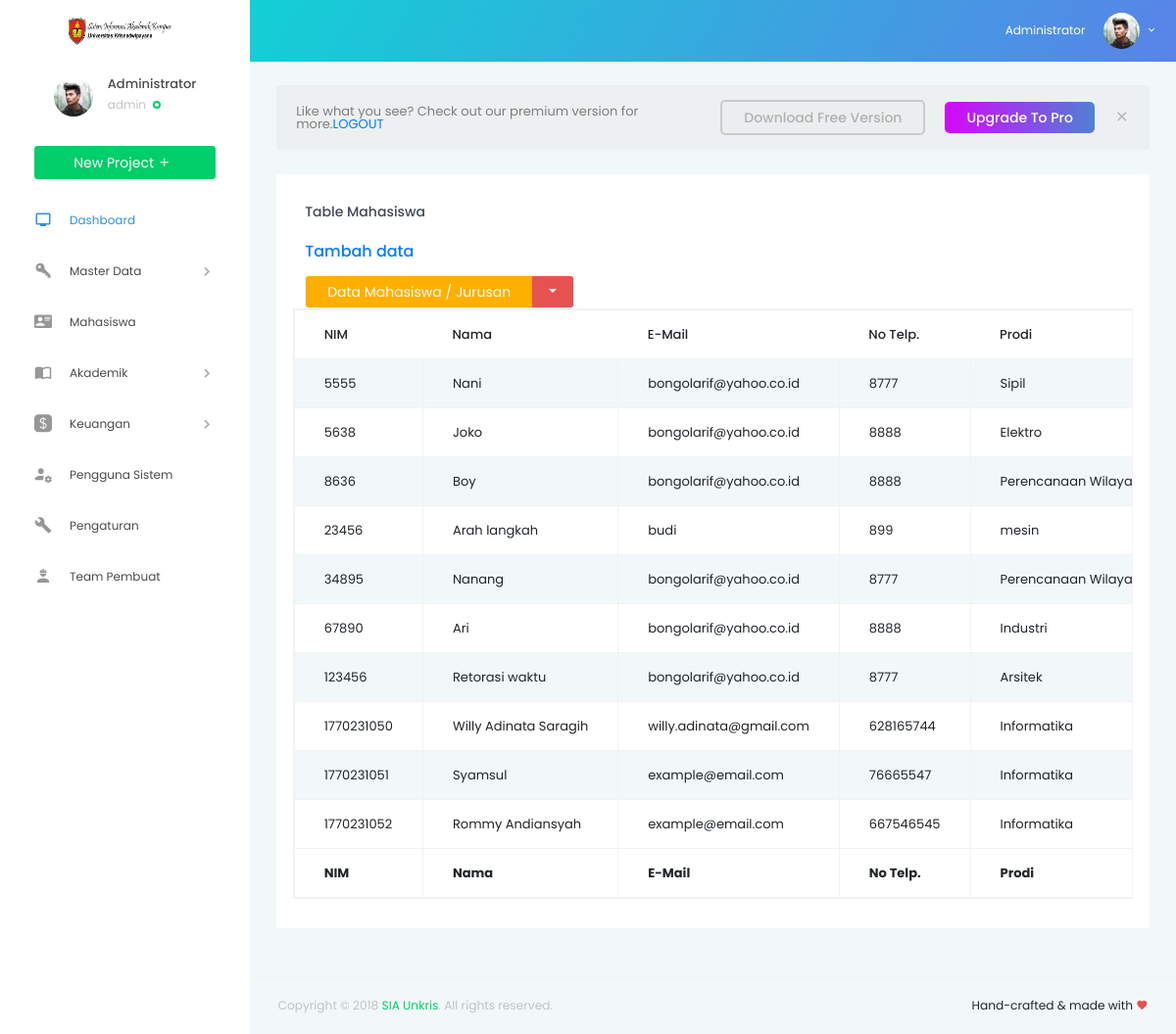
Page /mahasiswa/index.php (signed in) on the earlier database version.
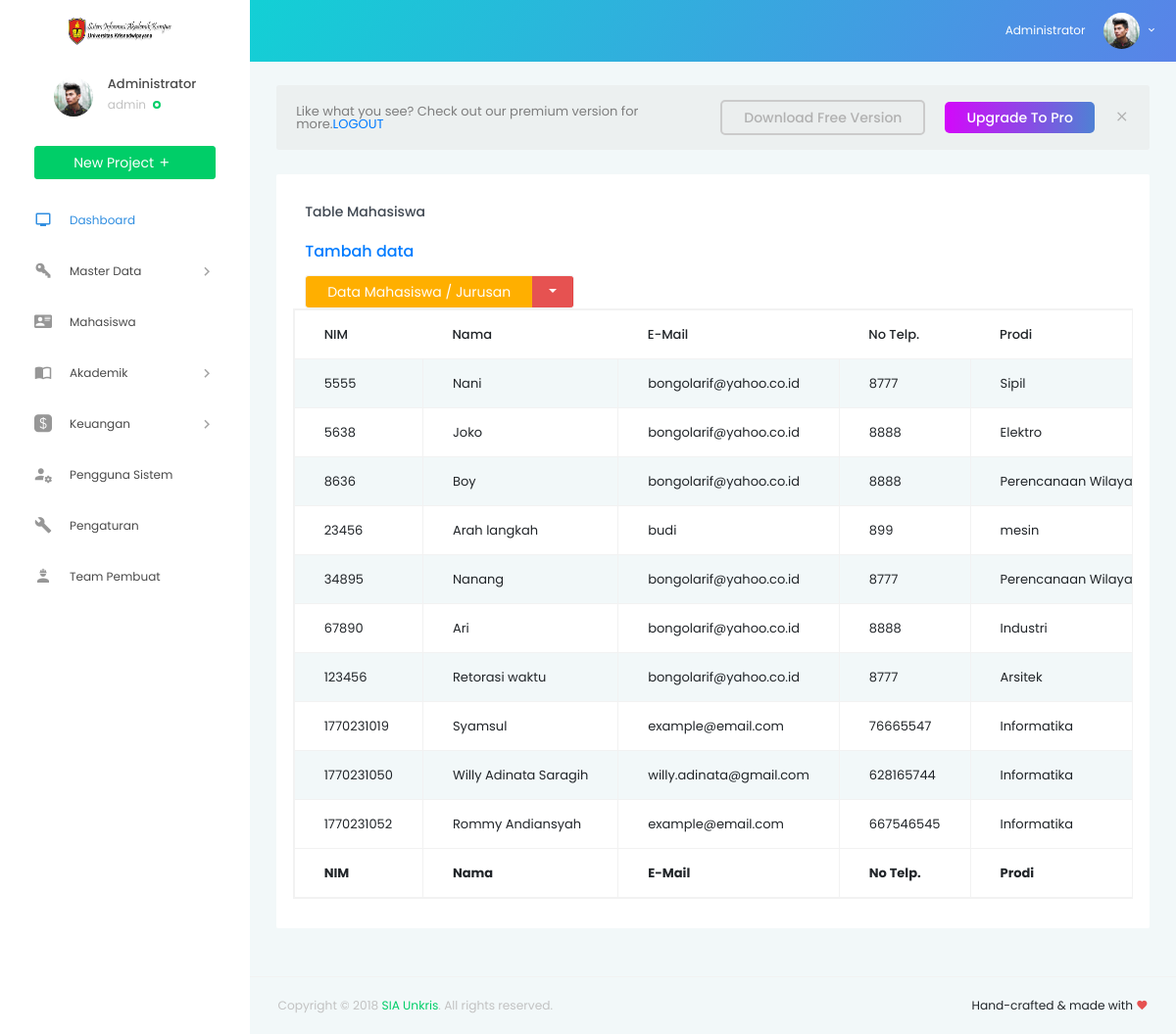
Same page on the later database version.
### tables this page shows
CREATE TABLE `data_mahasiswa` (
  `nim` int(50) NOT NULL,
  `nama` varchar(50) NOT NULL,
  `email` varchar(50) NOT NULL,
  `no_telp` int(50) NOT NULL,
  `prodi` varchar(100) NOT NULL,
  `shift` varchar(100) NOT NULL,
  `status` varchar(50) NOT NULL
);

### mahasiswa/index.php (the view, shortened to what this page needs)
<!DOCTYPE html>
<html lang="en">
<head>
  <link rel="stylesheet" href="../vendors/iconfonts/mdi/css/materialdesignicons.min.css">
  <link rel="stylesheet" href="../vendors/css/vendor.bundle.base.css">
  <link rel="stylesheet" href="../vendors/css/vendor.bundle.addons.css">
  <link rel="stylesheet" href="../public/css/style.css">
</head>
<body>
  <div class="container-scroller">
      <?php require "../partials/_navbar.php"; ?>
    <div class="container-fluid page-body-wrapper">
      <?php require "../partials/_sidebar.php"; ?>
      <div class="main-panel">
        <div class="content-wrapper">
          <div class="row purchace-popup">
            <div class="col-12">
              <span class="d-block d-md-flex align-items-center">
                <p>Like what you see? Check out our premium version for more.<a href="../sistem/logout.php">LOGOUT</a></p>
                <a class="btn ml-auto download-button d-none d-md-block" href="https://github.com/BootstrapDash/StarAdmin-Free-Bootstrap-Admin-Template" target="_blank">Download Free Version</a>
                <a class="btn purchase-button mt-4 mt-md-0" href="https://www.bootstrapdash.com/product/star-admin-pro/" target="_blank">Upgrade To Pro</a>
                <i class="mdi mdi-close popup-dismiss d-none d-md-block"></i>
              </span>
            </div>
          </div>
          <div class="row">
        <div class="col-lg-12 grid-margin stretch-card">
          <div class="card">
            <div class="card-body">
              <h4 class="card-title">Table Mahasiswa</h4>
              <h5 class="card-description">
                <a href="input.php">Tambah data</a>
              </h5>
              <div class="btn-group">
                <button type="button" class="btn btn-warning">Data Mahasiswa / Jurusan</button>
                <button type="button" class="btn btn-danger dropdown-toggle dropdown-toggle-split" data-toggle="dropdown">
                </button>
              </div>
				  <div class="m-form m-form--label-align-right m--margin-top-20 m--margin-bottom-30">
          <div class="row">
          <?php
          $sql = 'SELECT nim, nama, email, no_telp, prodi, shift, status FROM data_mahasiswa';
          $query = mysqli_query($conn, $sql);
          echo '<table id="example" class="table table-striped table-bordered table-responsive" style="width:100%">
            <thead>
            <tr>
                <th>NIM</th>
                <th>Nama</th>
                <th>E-Mail</th>
                <th>No Telp.</th>
                <th>Prodi</th>
                <th>Shift</th>
                <th>Status</th>
                <th>Action</th>
            </tr>
            </thead>
                <tbody>';
                      while ($row = mysqli_fetch_array($query)) {
                        echo "<tr>";
                        echo "<td>".$row['nim']."</td>";
                        echo "<td>".$row['nama']."</td>";
                        echo "<td>".$row['email']."</td>";
                        echo "<td>".$row['no_telp']."</td>";
                        echo "<td>".$row['prodi']."</td>";
                        echo "<td align='center'><a href='form-edit.php?nim=$row[nim]'>Edit</a> | <a href='delete.php?nim=$row[nim]'>Delete</a></td></tr>";
                      }
                      echo '
              </tbody>
              <tfoot>
                <tr>
                    <th>NIM</th>
                    <th>Nama</th>
                    <th>E-Mail</th>
                    <th>No Telp.</th>
                    <th>Prodi</th>
                    <th>Shift</th>
                    <th>Status</th>
                    <th>Action</th>
                </tr>
            </tfoot>
            </table>';
            ?>
                  </div>
                  </div>
                </div>
              </div>
            </div>
       	  </div>
        </div>
        <?php require "../partials/_fotter.php"; ?>
      </div>
    </div>
  </div>
</body>
</html>

Differences in the rows shown:
removed data_mahasiswa: nim "1770231051", nama "Syamsul", email "example@email.com", no_telp "76665547", prodi "Informatika"
added data_mahasiswa: nim "1770231019", nama "Syamsul", email "example@email.com", no_telp "76665547", prodi "Informatika"
